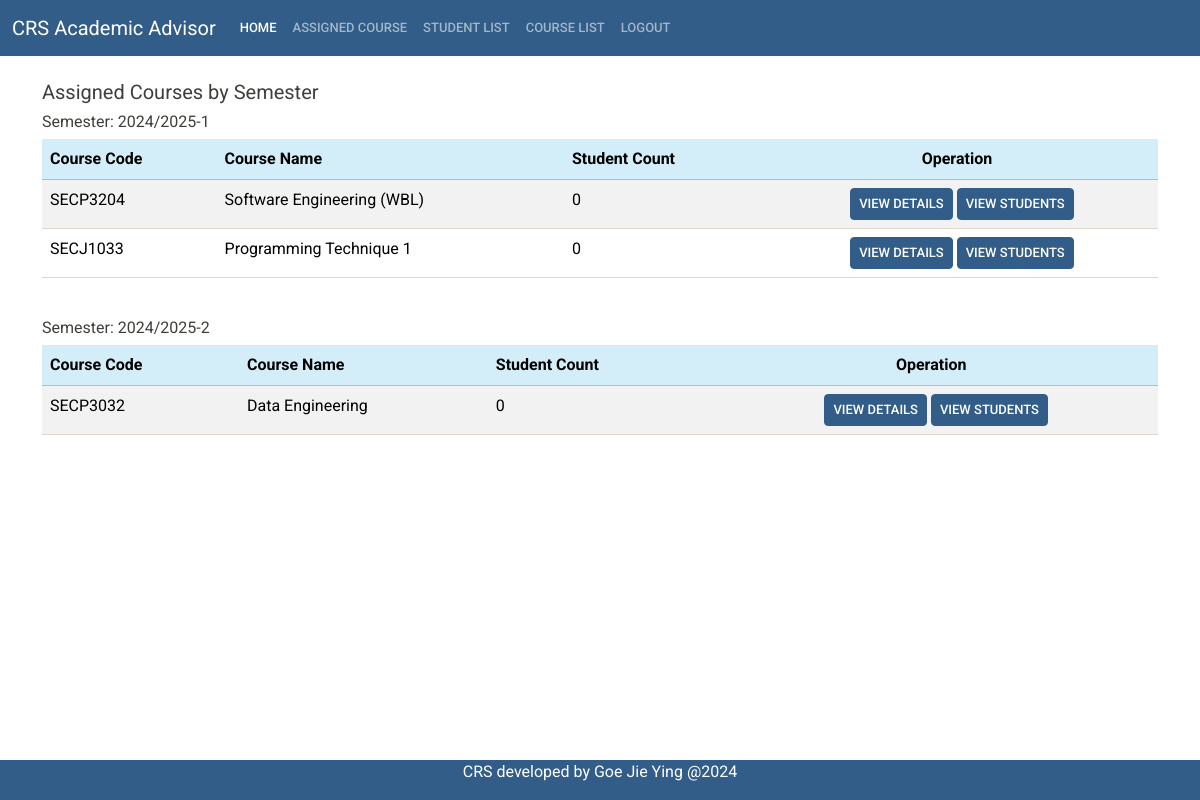
/leccourselist.php (signed in), run on the app's committed database.
### tables this page shows
CREATE TABLE `tb_course` (
  `c_code` varchar(10) NOT NULL,
  `c_name` varchar(30) NOT NULL,
  `c_credit` int(11) NOT NULL,
  `c_sem` varchar(11) NOT NULL,
  `c_lec` varchar(10) NOT NULL,
  `max_students` int(11) NOT NULL,
  `current_students` int(11) DEFAULT 0
);

### leccourselist.php (the view, shortened to what this page needs)
<?php
include 'headeradvisor.php';
include 'db_connect.php';
$lec_id = $_SESSION['funame'];
$sql = "SELECT tb_course.c_code, tb_course.c_name, tb_course.c_sem, COUNT(tb_registration.r_student) AS student_count
        FROM tb_course
        LEFT JOIN tb_registration ON tb_course.c_code = tb_registration.r_course
        WHERE tb_course.c_lec = '$lec_id'
        GROUP BY tb_course.c_code, tb_course.c_name, tb_course.c_sem
        ORDER BY tb_course.c_sem ASC";
$result = mysqli_query($con, $sql);
$courses_by_semester = [];
while ($row = mysqli_fetch_assoc($result)) {
    $semester = $row['c_sem'];
    if (!isset($courses_by_semester[$semester])) {
        $courses_by_semester[$semester] = [];
    }
    $courses_by_semester[$semester][] = $row;
}
?>
<div class="container">
    <br>
    <h5>Assigned Courses by Semester</h5>
    <?php if (!empty($courses_by_semester)): ?>
        <?php foreach ($courses_by_semester as $semester => $courses): ?>
            <h6>Semester: <?php echo $semester; ?></h6>
            <table class="table table-striped table-hover">
                <thead>
                    <tr class="table-info">
                        <th scope="col">Course Code</th>
                        <th scope="col">Course Name</th>
                        <th scope="col">Student Count</th>
                        <th scope="col" style="text-align: center;">Operation</th>
                    </tr>
                </thead>
                <tbody>
                    <?php foreach ($courses as $course): ?>
                        <tr>
                            <td><?php echo $course['c_code']; ?></td>
                            <td><?php echo $course['c_name']; ?></td>
                            <td><?php echo $course['student_count']; ?></td>
                            <td style="text-align: center;">
                                <a href="lecviewcourse.php?course=<?php echo $course['c_code']; ?>&sem=<?php echo $semester; ?>"
                                class="btn btn-primary btn-sm" style="margin-left: 10px;">View Details</a>
                                <a href="lecviewstudents.php?course=<?php echo $course['c_code']; ?>&sem=<?php echo $semester; ?>"
                                   class="btn btn-primary btn-sm">View Students</a>
                            </td>
                        </tr>
                    <?php endforeach; ?>
                </tbody>
            </table>
            <br>
        <?php endforeach; ?>
    <?php else: ?>
        <p>No assigned courses found.</p>
    <?php endif; ?>
</div>
<?php include 'footer.php'; ?>

### data on the page
tb_course: c_code "SECP3204", c_name "Software Engineering (WBL)", student_count "0"
tb_course: c_code "SECJ1033", c_name "Programming Technique 1", student_count "0"
tb_course: c_sem "2024/2025-2", c_code "SECP3032", c_name "Data Engineering", student_count "0"

### other printed values
$semester "2024/2025-1"
